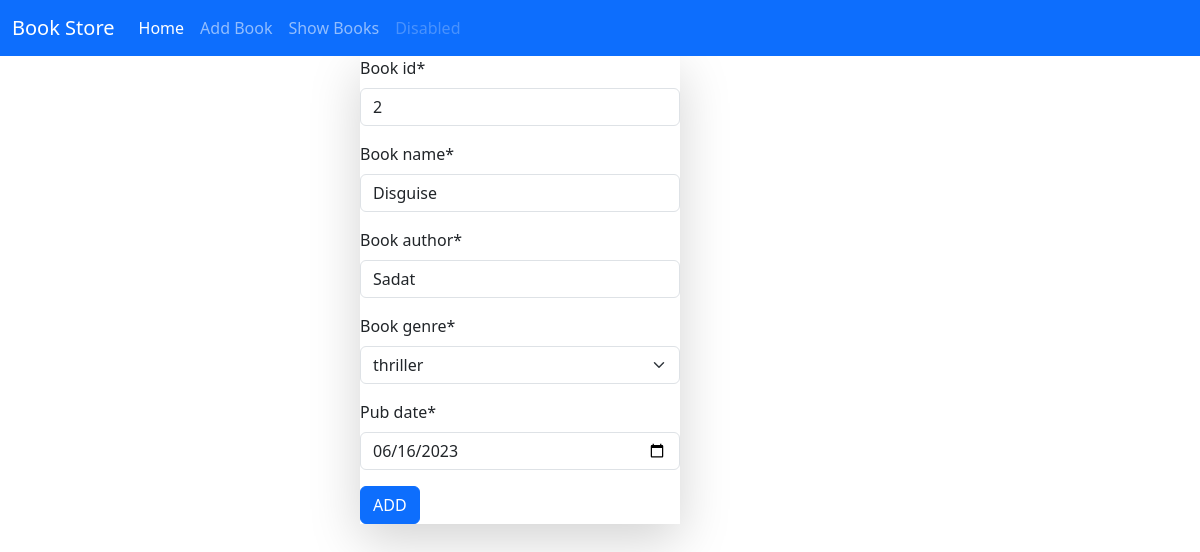
/edit-books/2/, run on the app's committed database.
### Book/models.py (models this page shows)
class BookShopModel(models.Model):
    genre = [('thriller','thriller'),('fiction','fiction'), ('poem','poem'), ('religious','religious'),('academic','academic')]
    book_id = models.IntegerField(primary_key=True)
    book_name = models.CharField(max_length=30)
    book_author= models.CharField(max_length=30)
    book_genre = models.CharField(max_length=30,choices=genre)
    pub_date = models.DateField()

### Book/views.py (the view)
# urls.py: path('edit-books/<int:pk>/',views.edit_books.as_view(),name='edit_books'),
class edit_books(UpdateView):
    model = BookShopModel
    form_class = BookStoreForm
    template_name = 'add_book.html'
    success_url = reverse_lazy('show_books')

### Book/forms.py
class BookStoreForm(forms.ModelForm):
    class  Meta:
       model = BookShopModel
       fields = ['book_id', 'book_name','book_author', 'book_genre', 'pub_date']
       widgets= {
           'pub_date':forms.DateInput(attrs={'type':'date'})
       }

### Book/templates/add_book.html (shortened to what this page needs)
{% extends 'base.html' %}
{% load crispy_forms_tags %}
{% block start %}
<div style="width: 40%; margin:auto">
    <form class="col-8  shadow-lg" method="post">
        {{form|crispy}}
        <button class="btn btn-primary">ADD</button>
    </form>
</div>
{% endblock %}

### data on the page
BookShopModel: book_id "2", book_name "Disguise", book_author "Sadat", book_genre "thriller", pub_date "06/16/2023"
